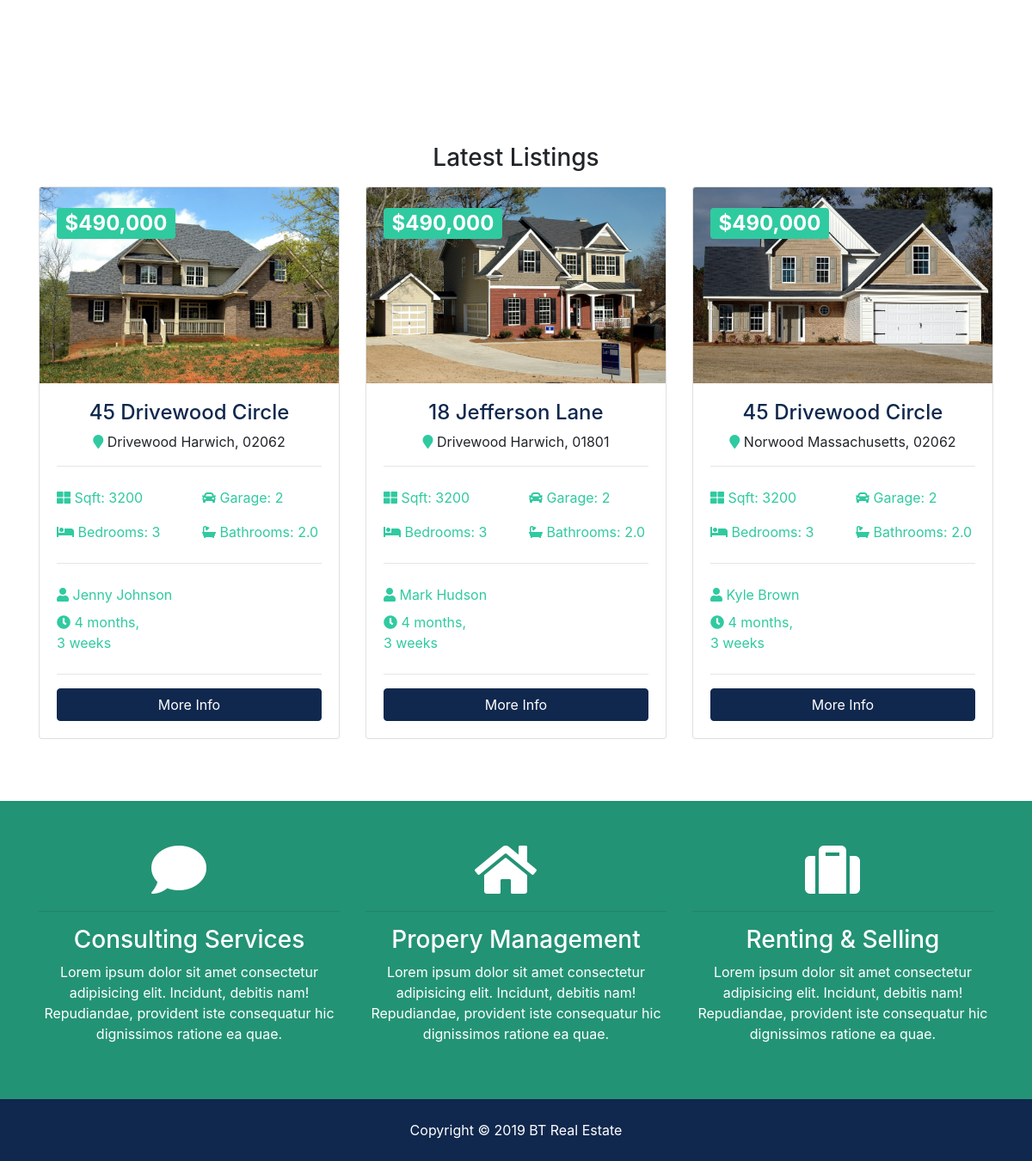
The app's page / (lower part), older data.
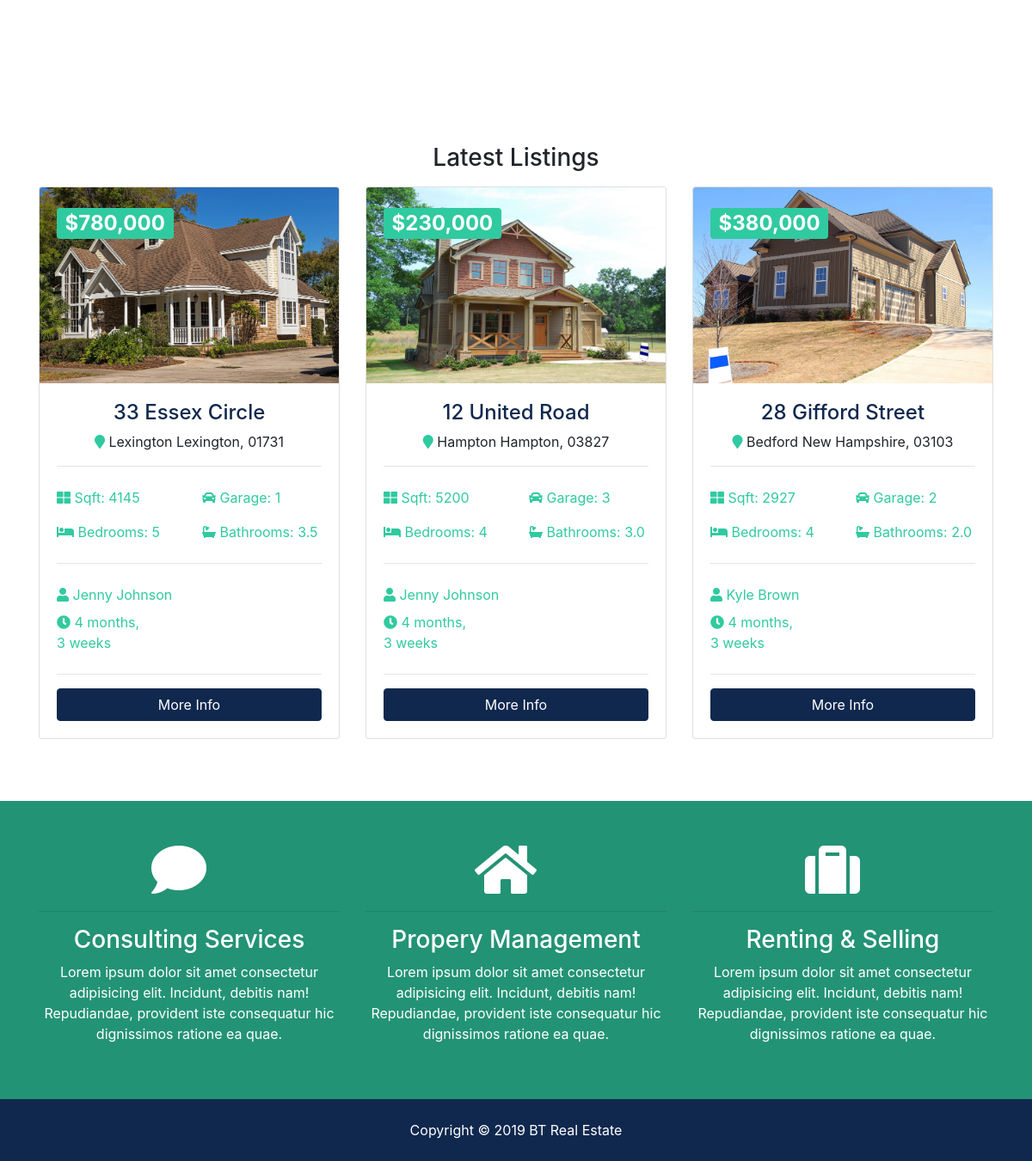
The same page, newer data.
### listings/models.py (models this page shows, shortened)
class Listing(models.Model):
    realtor = models.ForeignKey(Realtor, on_delete=models.DO_NOTHING)
    title = models.CharField(max_length=200)
    address = models.CharField(max_length=200)
    city = models.CharField(max_length=100)
    state = models.CharField(max_length=100)
    zipcode = models.CharField(max_length=20)
    description = models.TextField(blank=True)
    price = models.IntegerField()
    bedrooms = models.IntegerField()
    bathrooms = models.DecimalField(max_digits=2, decimal_places=1)
    garage = models.IntegerField(default=0)
    sqft = models.IntegerField()
    lot_size = models.DecimalField(max_digits=5, decimal_places=1)
    photo_main = models.ImageField(upload_to='photos/%Y/%m/%d/')
    photo_1 = models.ImageField(upload_to='photos/%Y/%m/%d/', blank=True)
    photo_2 = models.ImageField(upload_to='photos/%Y/%m/%d/', blank=True)
    photo_3 = models.ImageField(upload_to='photos/%Y/%m/%d/', blank=True)
    photo_4 = models.ImageField(upload_to='photos/%Y/%m/%d/', blank=True)
    photo_5 = models.ImageField(upload_to='photos/%Y/%m/%d/', blank=True)
    photo_6 = models.ImageField(upload_to='photos/%Y/%m/%d/', blank=True)
    is_published = models.BooleanField(default=True)
    list_date = models.DateTimeField(default=datetime.now, blank=True)

### realtors/models.py (models this page shows)
class Realtor(models.Model):
    name = models.CharField(max_length=200)
    photo = models.ImageField(upload_to='photos/%Y/%m/%d/')
    description = models.TextField(blank=True)
    phone = models.CharField(max_length=20)
    email = models.CharField(max_length=50)
    is_mvp = models.BooleanField(default=False)
    hire_date = models.DateTimeField(default=datetime.now, blank=True)
    def __str__(self):
        return self.name

### pages/views.py (the view)
# urls.py: path('', views.index, name='listings'),
def index(request):
    listings = Listing.objects.order_by('-list_date').filter(is_published=True)[:3]
    context = {
        'listings': listings,
        'state_choices': state_choices,
        'bedroom_choices': bedroom_choices,
        'price_choices': price_choices
    }
    return render(request, 'pages/index.html', context)

### templates/pages/index.html (shortened to what the changed rows need)
{% extends 'base.html' %}
{% load humanize %}
{% block content %}
<section id="listings" class="py-5">
    <div class="container">
        <div class="row">
            {% if listings %}
            {% for listing in listings %}
            <div class="col-md-6 col-lg-4 mb-4">
                <div class="card listing-preview">
                    <img class="card-img-top" src="{{ listing.photo_main.url }}" alt="">
                    <div class="card-img-overlay">
                        <h2>
                            <span class="badge badge-secondary text-white">${{listing.price | intcomma}}</span>
                        </h2>
                    </div>
                    <div class="card-body">
                        <div class="listing-heading text-center">
                            <h4 class="text-primary">{{listing.title}}</h4>
                            <p>
                                <i class="fas fa-map-marker text-secondary"></i> {{listing.city}} {{listing.state}}, {{listing.zipcode}}</p>
                        </div>
                        <hr>
                        <div class="row py-2 text-secondary">
                            <div class="col-6">
                                <i class="fas fa-th-large"></i> Sqft: {{listing.sqft}}</div>
                            <div class="col-6">
                                <i class="fas fa-car"></i> Garage: {{listing.garage}}</div>
                        </div>
                        <div class="row py-2 text-secondary">
                            <div class="col-6">
                                <i class="fas fa-bed"></i> Bedrooms: {{listing.bedrooms}}</div>
                            <div class="col-6">
                                <i class="fas fa-bath"></i> Bathrooms: {{listing.bathrooms}}</div>
                        </div>
                        <hr>
                        <div class="row py-2 text-secondary">
                            <div class="col-6">
                                <i class="fas fa-user"></i> {{listing.realtor}}</div>
                        </div>
                        <div class="row text-secondary pb-2">
                            <div class="col-6">
                                <i class="fas fa-clock"></i> {{listing.list_date | timesince}}</div>
                        </div>
                        <hr>
                        <a href="{% url 'listing' listing.id %}" class="btn btn-primary btn-block">More Info</a>
                    </div>
                </div>
            </div>
            {% endfor %}
            {% else %}
            <div class="col-md-12">
                <p>No Listings Available</p>
            </div>
            {% endif %}
        </div>
    </div>
</section>
{% endblock %}

Row changes from the older to the newer data that the page shows:
no longer on this page (row edited): Listing: photo_main (picture), price "490,000", title "45 Drivewood Circle", city "Drivewood", state "Harwich", zipcode "02062", sqft "3200", garage "2", bedrooms "3", bathrooms "2.0", realtor "Jenny Johnson", list_date "4 months, 3 weeks"
no longer on this page (row edited): Listing: photo_main (picture), price "490,000", title "18 Jefferson Lane", city "Drivewood", state "Harwich", zipcode "01801", sqft "3200", garage "2", bedrooms "3", bathrooms "2.0", realtor "Mark Hudson", list_date "4 months, 3 weeks"
no longer on this page (row unchanged): Listing: photo_main (picture), price "490,000", title "45 Drivewood Circle", city "Norwood", state "Massachusetts", zipcode "02062", sqft "3200", garage "2", bedrooms "3", bathrooms "2.0", realtor "Kyle Brown", list_date "4 months, 3 weeks"
added Listing: photo_main (picture), price "780,000", title "33 Essex Circle", city "Lexington", state "Lexington", zipcode "01731", sqft "4145", garage "1", bedrooms "5", bathrooms "3.5", realtor "Jenny Johnson", list_date "4 months, 3 weeks"
added Listing: photo_main (picture), price "230,000", title "12 United Road", city "Hampton", state "Hampton", zipcode "03827", sqft "5200", garage "3", bedrooms "4", bathrooms "3.0", realtor "Jenny Johnson", list_date "4 months, 3 weeks"
added Listing: photo_main (picture), price "380,000", title "28 Gifford Street", city "Bedford", state "New Hampshire", zipcode "03103", sqft "2927", garage "2", bedrooms "4", bathrooms "2.0", realtor "Kyle Brown", list_date "4 months, 3 weeks"
